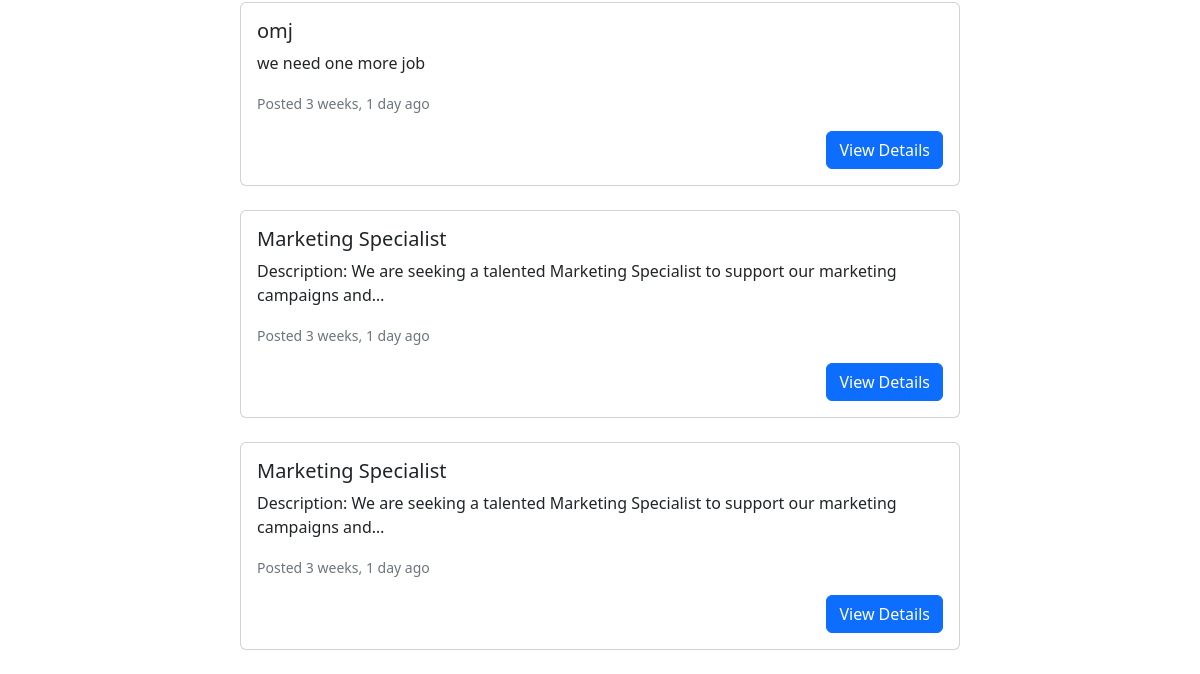
The app's page /dashboard/employee/ (signed in, lower part), older data.
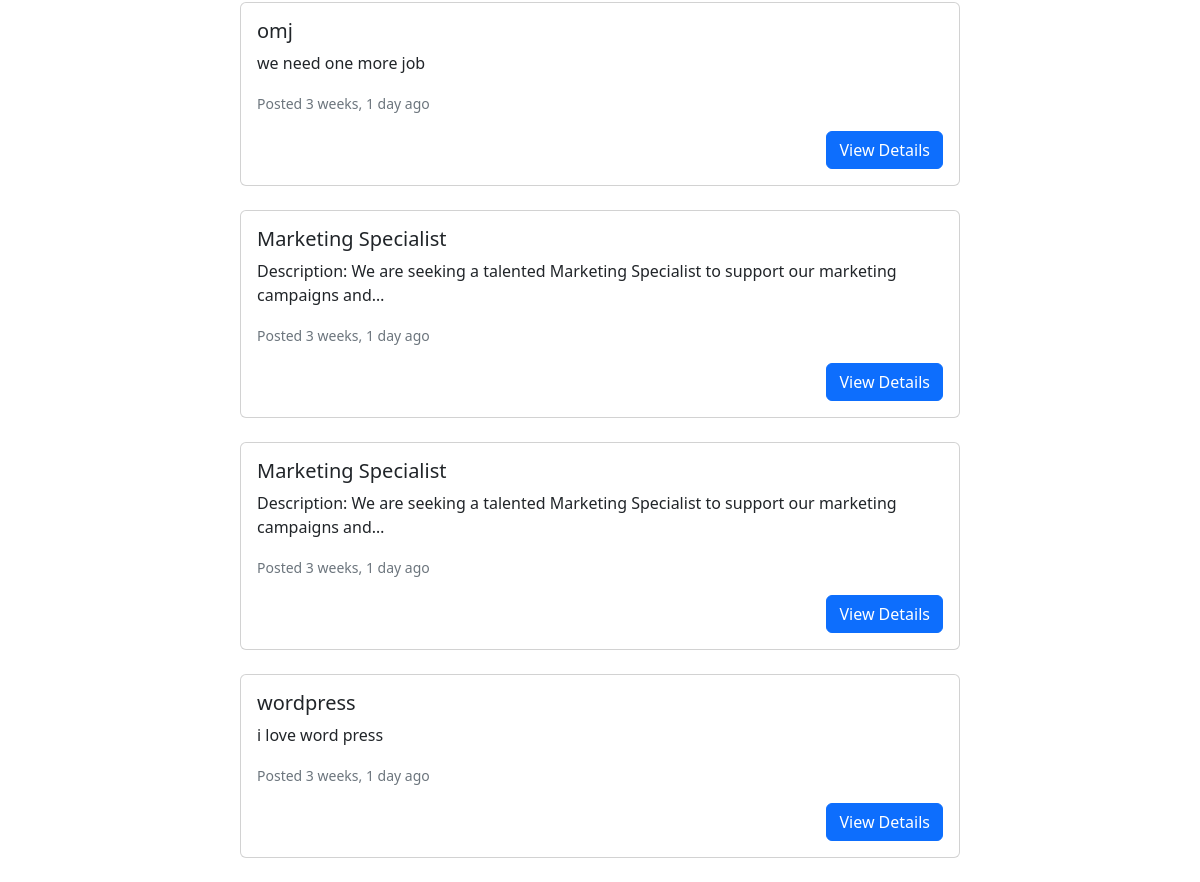
The same page, newer data.
### jobs/models.py (models this page shows, shortened)
class Job(models.Model):
    JOB_TYPE_CHOICES = [
        ('part_time', 'Part-Time'),
        ('full_time', 'Full-Time'),
        ('contract', 'Contract'),
    ]
    employer = models.ForeignKey(settings.AUTH_USER_MODEL, on_delete=models.CASCADE)
    title = models.CharField(max_length=100)
    job_type = models.CharField(max_length=20, choices=JOB_TYPE_CHOICES)
    salary = models.DecimalField(max_digits=10, decimal_places=2)
    educational_requirements = models.TextField()
    description = models.TextField()
    posted_at = models.DateTimeField(auto_now_add=True)

### user_account/views.py (the view)
# urls.py: path('dashboard/employee/', employee_dashboard_view, name='employee_dashboard'),
@login_required
def employee_dashboard_view(request):
    jobs = Job.objects.all().order_by('posted_at')
    context = {
        'jobs': jobs,
        'current_time': now(),
    }
    return render(request, 'user_account/employee_dashboard.html', context)

### user_account/templates/user_account/employee_dashboard.html (shortened to what this page needs)
{% extends 'jobs/employee_base.html' %}
{% block main %}
<div class="container mt-4">
    <div class="row justify-content-center">
        <div class="col-md-8">
            {% for job in jobs %}
            <div class="card mb-4">
                <div class="card-body">
                    <h5 class="card-title">{{ job.title }}</h5>
                    <p class="card-text">{{ job.description|truncatechars:100 }}</p>
                    <small class="text-muted">Posted {{ job.posted_at|timesince }} ago</small>
                    <div class="d-flex justify-content-end mt-3">
                        <button type="button" class="btn btn-primary" data-bs-toggle="modal" data-bs-target="#jobModal{{ job.id }}">
                            View Details
                        </button>
                    </div>
                </div>
            </div>
            {% endfor %}
        </div>
    </div>
</div>
{% endblock %}

Row changes from the older to the newer data that the page shows:
added Job: title "wordpress", description "i love word press", posted_at "3 weeks, 1 day"
